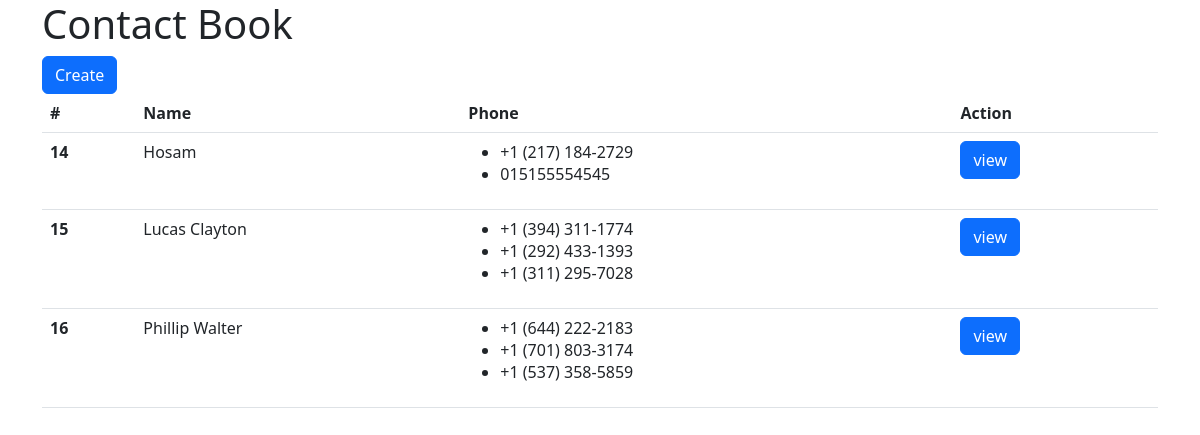
/contacts/, run on the app's committed database.
### contacts/models.py (models this page shows, shortened)
class Contact(models.Model):
    name = models.CharField(max_length=200)

class Phone(models.Model):
    contact = models.ForeignKey(Contact, on_delete=models.CASCADE)
    phone = models.CharField(max_length=20)
    def __str__(self):
        return self.phone

### contacts/views.py (the view)
# urls.py: path('', views.index),
def index(request):
    contacts = Contact.objects.all()
    context = {'contacts': contacts}
    return render(request, 'contacts/index.html', context)

### contacts/templates/contacts/index.html (shortened to what this page needs)
<html lang="en">
<head>
    {% load static %}
    <link rel="stylesheet" href="{% static '/assets/bootstrap_5.3.1_dist_css_bootstrap.min.css' %}">
    <link rel="stylesheet" href="{% static '/assets/style.css' %}">
</head>
<body>
<div class="container">
    <div class="row">
        <div class="col-12">
            <h1>Contact Book</h1>
            <a class="btn btn-primary" href="{% url 'create' %}">Create</a>
            <table class="table">
                <thead class="thead-dark">
                <tr>
                    <th scope="col">#</th>
                    <th scope="col">Name</th>
                    <th scope="col">Phone</th>
                    <th scope="col">Action</th>
                </tr>
                </thead>
                <tbody>
                {% for contact in contacts %}
                    <tr>
                        <th scope="row">{{ contact.id }}</th>
                        <td>{{ contact.name }}</td>
                        <td>
                        <ul>
                            {% for phone in contact.phone_set.all %}
                               <li>  {{ phone }}</li>
                            {% endfor %}
                        </ul>
                        </td>
                        <td><a class="btn btn-primary" href="{% url 'view' contact.id %}">view</a></td>
                    </tr>
                {% endfor %}
                </tbody>
            </table>
        </div>
    </div>
</div>
</body>
</html>

### data on the page
Contact: id "14", name "Hosam"
Phone: phone "+1 (217) 184-2729"
Phone: phone "015155554545"
Contact: id "15", name "Lucas Clayton"
Phone: phone "+1 (394) 311-1774"
Phone: phone "+1 (292) 433-1393"
Phone: phone "+1 (311) 295-7028"
Contact: id "16", name "Phillip Walter"
Phone: phone "+1 (644) 222-2183"
Phone: phone "+1 (701) 803-3174"
Phone: phone "+1 (537) 358-5859"
